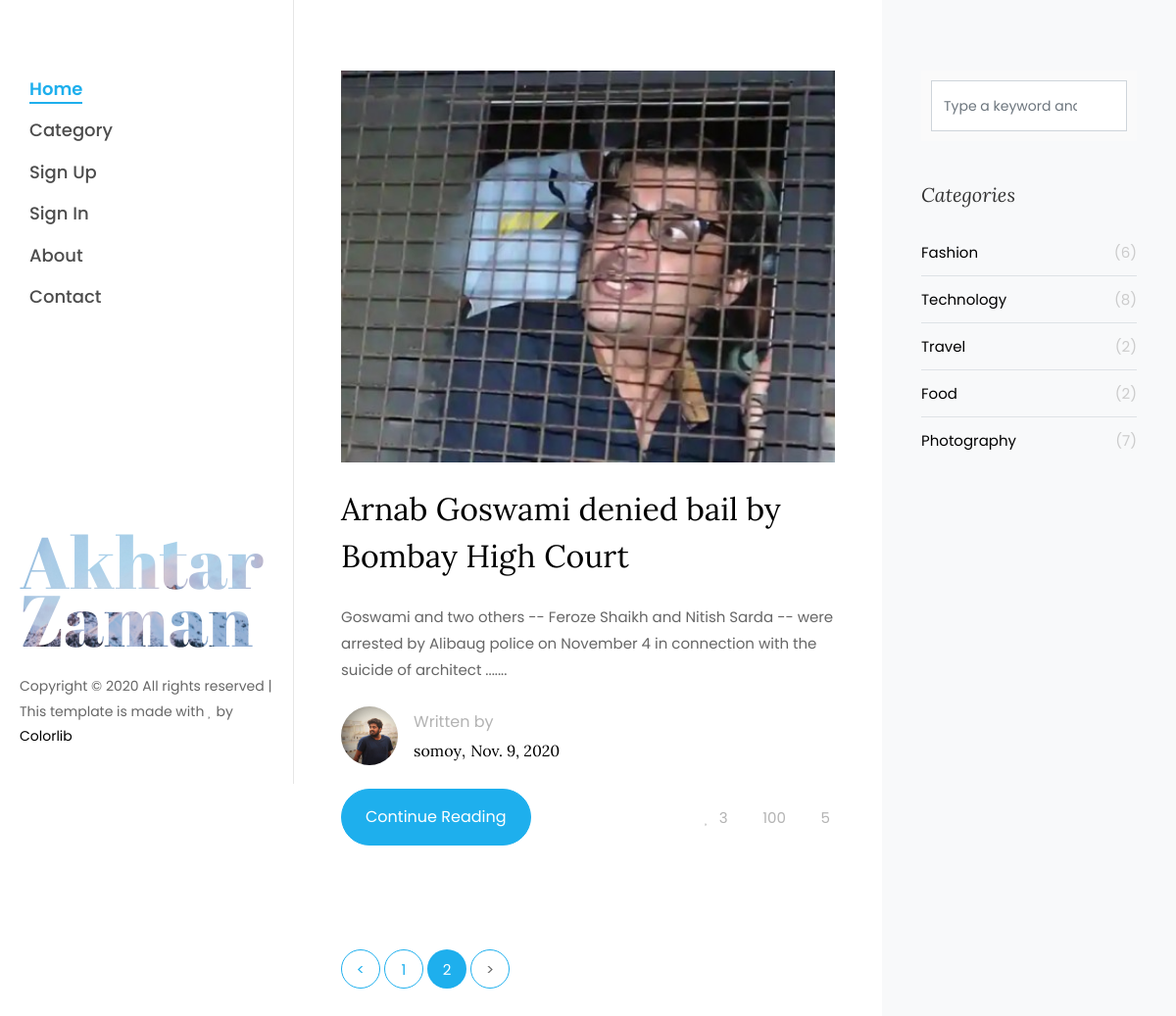
The app's page /articles/category/3/?page=2 with its own data.
### Articles/models.py (models this page shows, shortened)
class Blog_Articles(models.Model):
    Title= models.CharField(max_length=300, unique=True)
    Categorry = models.ForeignKey('Category', blank=True,  on_delete = models.CASCADE, null=True)
    Description = models.TextField()
    author = models.ForeignKey(Custom_User_Model, default= None, on_delete = models.CASCADE)
    Date = models.DateField(auto_now_add=True)
    Image = models.ImageField(default='default.jpeg', blank=True)
    Status = models.CharField(max_length=1, choices=STATUS_CHOICES)
    def snippet(self):
        return self.Description[:150]+'.......'

### Accounts/models.py (models this page shows)
class Custom_User_Model(AbstractUser):
    Full_Name = models.CharField(max_length=100 )
    email = models.EmailField(max_length=255, unique=True)
    Age = models.IntegerField(null=True)
    Occupation = models.CharField(max_length=100 )
    Image = models.ImageField(default='default.jpeg', blank=True)
    def __str__(self):
        return self.username

### Articles/views.py (the view)
# urls.py: path('category/<int:id>/', views.Blog_Articles_By_Category, name='categoryView'),
def Blog_Articles_By_Category(request, id):
    category = Category.objects.get(id=id)
    categorical_articles = Blog_Articles.objects.filter(Categorry=category)
    page = request.GET.get('page', 1)
    paginator = Paginator(categorical_articles, 2)
    try:
        Blog_Posts = paginator.page(page)
    except PageNotAnInteger:
        Blog_Posts = paginator.page(1)
    except EmptyPage:
        Blog_Posts = paginator.page(paginator.num_pages)
    return render (request, 'Articles_by_category.html', {'Blog_Posts':Blog_Posts})

### templates/Articles_by_category.html
{% extends 'base.html' %} {% load static %} {% block content %}
<div class="col-xl-8 px-md-5 py-5">
    <div class="row pt-md-4">
        {% for item in Blog_Posts %}
        <div class="col-md-12">
            <div class="blog-entry-2 ftco-animate">
                <a href="{% url 'FullArticle' item.id %}" class="img" style="background-image: url('{{item.Image.url}}');"></a>
                <div class="text pt-4">
                    <h3 class="mb-4"><a href="{% url 'FullArticle' item.id %}">{{ item.Title }}</a></h3>
                    <p class="mb-4">{{item.snippet}}</p>
                    <div class="author mb-4 d-flex align-items-center">
                        <a href="#" class="img" style="background-image: url('{{item.author.Image.url}}');"></a>
                        <div class="ml-3 info">
                            <span>Written by</span>
                            <h3><span>{{ item.author }}</span>, <span>{{ item.Date }}</span></h3>
                        </div>
                    </div>
                    <div class="meta-wrap d-md-flex align-items-center">
                        <div class="half order-md-last text-md-right">
                            <p class="meta">
                                <span><i class="icon-heart"></i>3</span>
                                <span><i class="icon-eye"></i>100</span>
                                <span><i class="icon-comment"></i>5</span>
                            </p>
                        </div>
                        <div class="half">
                            <p><a href="{% url 'FullArticle' item.id %}" class="btn btn-primary p-3 px-xl-4 py-xl-3">Continue Reading</a></p>
                        </div>
                    </div>
                </div>
            </div>
        </div>
        {% endfor %}
    </div>
    <div class="row">
        <div class="col">
            <div class="block-27">
                {% if Blog_Posts.has_other_pages %}
                <ul>
                    {% if Blog_Posts.has_previous %}
                    <li><a href="?page={{ Blog_Posts.previous_page_number }}">&lt;</a></li>
                    {% else %}
                    <li class="disabled"><span>&lt;</span></li>
                    {% endif %} {% for i in Blog_Posts.paginator.page_range %} {% if Blog_Posts.number == i %}
                    <li class="active"><span>{{ i }}</span></li>
                    {% else %}
                    <li><a href="?page={{ i }}">{{ i }}</a></li>
                    {% endif %} {% endfor %} {% if Blog_Posts.has_next %}
                    <li><a href="?page={{ Blog_Posts.next_page_number }}">&gt;</a></li>
                    {% else %}
                    <li class="disabled"><span>&gt;</span></li> {% endif %}
                </ul>
                {% endif %}
            </div>
        </div>
    </div>
</div>
<div class="col-xl-4 sidebar ftco-animate bg-light pt-5">
    <div class="sidebar-box pt-md-4">
        <form action="#" class="search-form">
            <div class="form-group">
                <span class="icon icon-search"></span>
                <input type="text" class="form-control" placeholder="Type a keyword and hit enter">
            </div>
        </form>
    </div>
    <div class="sidebar-box ftco-animate">
        <h3 class="sidebar-heading">Categories</h3>
        <ul class="categories">
            <li><a href="#">Fashion <span>(6)</span></a></li>
            <li><a href="#">Technology <span>(8)</span></a></li>
            <li><a href="#">Travel <span>(2)</span></a></li>
            <li><a href="#">Food <span>(2)</span></a></li>
            <li><a href="#">Photography <span>(7)</span></a></li>
        </ul>
    </div>
</div>
{% endblock content %}

### static/css/icomoon.css (style rules this page uses)
[class^="icon-"], [class*=" icon-"] { font-family: 'icomoon' !important; speak: none; font-style: normal; font-weight: normal; font-variant: normal; text-transform: none; line-height: 1; -webkit-font-smoothing: antialiased; -moz-osx-font-smoothing: grayscale; }
.icon-search:before { content: "\f002"; }
.icon-heart:before { content: "\f004"; }
.icon-eye:before { content: "\f06e"; }
.icon-comment:before { content: "\f075"; }

### records on screen
Blog_Articles: Image (picture), Title "Arnab Goswami denied bail by Bombay High Court", snippet "Goswami and two others -- Feroze Shaikh and Nitish Sarda -- were arrested by Alibaug police on November 4 in connection with the suicide of architect .......", author.Image (picture), author "somoy", Date "Nov. 9, 2020"

### other values on screen
{{ i }} "1"
{{ i }} "2"
